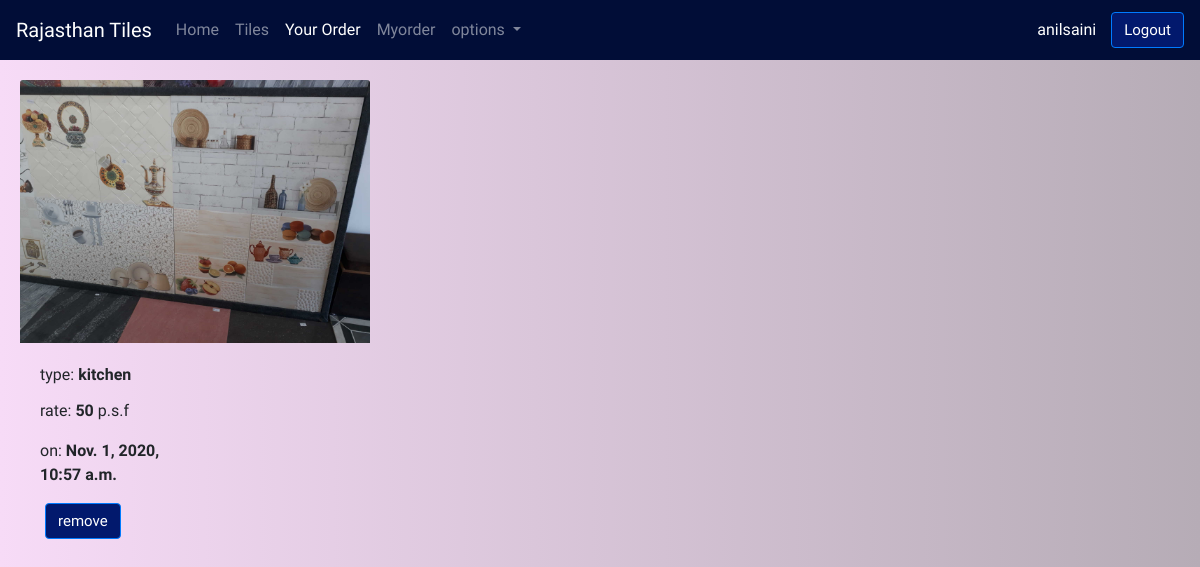
Page /order (signed in) on the committed database.
### Shop/models.py (models this page shows, shortened)
class OrderTiles(models.Model):
    Person = models.ForeignKey(User, on_delete= models.CASCADE, null= True,related_name='ordertiles')
    Person_name = models.CharField(max_length= 50)
    Person_mobile_number = models.CharField(max_length= 10)
    Person_address = models.CharField(max_length= 100)
    Order_Tiles_name = models.CharField(max_length= 50)
    Order_Tiles_size = models.CharField(max_length= 20)
    Order_Tiles_type = models.CharField(max_length= 40)
    Order_Tiles_rate = models.IntegerField(default= 0)
    Order_Tiles_Quantity= models.CharField(max_length= 100)
    Order_image = models.ImageField(upload_to='shop/images')
    Order_Tiles_Time= models.DateTimeField(auto_now_add= True)

### Shop/views.py (the view)
# urls.py: path('order' , views.YourOrder, name= "order"),
def YourOrder(request):
    if not request.user.is_authenticated:
        return redirect('account_login')
    Your_Order= OrderTiles.objects.filter(Person=request.user)
    params ={'photo':Your_Order}
    if request.method == "POST":
        remove= OrderTiles.objects.filter(Person=request.user)
    return render(request, 'order.html', params)

### Shop/templates/order.html (shortened to what this page needs)
{% extends 'base.html' %}
{% load static %}
{% block yourorderactive %} active {% endblock yourorderactive %}
{% block body %}
{% for i in photo %}
<div class="delete_image" style="width: 12em;">
  <img src="/media/{{i.Order_image}}" class="card-img-top" alt="error">
  <div class="card-body">
    <p class="card-title">type: <b>{{i.Order_Tiles_name}}</b></p>
    <p class="card-text">rate:<b> {{i.Order_Tiles_rate}}</b> p.s.f</p>
    <p class="card-text">on:<b> {{i.Order_Tiles_Time}}</b></p>
      <a href="{% url 'userdeleteform' i.id %}" class="btn btn-primary">remove</a>
  </div>
</div>
{% empty %}
<h3 class="no_order"> <b>No order yet</b> </h3>
{% endfor %}
{% endblock %}

### templates/base.html (shortened to what this page needs)
{% load static %}
<!doctype html>
<html lang="en">
<head>
  <link rel="stylesheet" href="https://cdn.jsdelivr.net/npm/bootstrap@4.5.3/dist/css/bootstrap.min.css"
>
  <link rel="stylesheet" href="{% static 'css/style.css' %}">
</head>
<body>
  <nav class="navbar navbar-expand-lg navbar-dark bg-dark">
    <a class="navbar-brand" href="{% url 'home' %}">Rajasthan Tiles </a>
    <div class="collapse navbar-collapse" id="navbarSupportedContent">
      <ul class="navbar-nav mr-auto">
        <li class="nav-item {% block homeactive %}  {% endblock homeactive %}">
          <a class=" abc nav-link" href="{% url 'home' %}">Home <span class="sr-only">(current)</span></a>
        </li>
        <li class="nav-item {% block tilesactive %}  {% endblock tilesactive %}">
          <a class="nav-link" href="{% url 'tiles' %}">Tiles</a>
        </li>
        <li class="nav-item {% block yourorderactive %}  {% endblock yourorderactive %}">
          <a class="nav-link" href="{% url 'order' %}">Your Order</a>
        </li>
        {% if request.user.is_staff %}
        <li class="nav-item {% block myorder %}  {% endblock myorder %}">
          <a class="nav-link" href="{% url 'myorder' %}">Myorder</a>
        </li>
        {% endif %}
        <li class="nav-item dropdown {% block aorderactive %} {% endblock aorderactive %}">
          <a class="nav-link dropdown-toggle" href="#" id="navbarDropdown" role="button" data-toggle="dropdown"
            aria-haspopup="true" aria-expanded="false">
            options
          </a>
        </li>
      </ul>
      {% if user.is_authenticated %}
      <span class="user_name">{{request.user}}</span>
      <a class="btn btn-primary" href="{% url 'account_logout' %}">Logout</a>
      {% else %}
      <a class="btn btn-light" href="{% url 'account_login' %}">Login</a>
      <a class="btn btn-light" href="{% url 'account_signup' %}">Sign Up</a>
      {% endif %}
    </div>
  </nav>
  {% block body %} {% endblock %}
</body>
</html>

### Shop/static/css/style.css (style rules this page uses)
body { background-image: linear-gradient(to right, #f7dbf7, #b6acb6); margin: 0px; }
* { font-family: 'Bangers', cursive; font-family: 'Cousine', monospace; font-family: 'Sarabun', sans-serif; font-family: 'Underdog', cursive; }
.bg-dark { background-color: #010d37 !important; top: 0; width: 100%; }
.user_name { color: white; margin: 10px; }
.card-img-top { width: 350px; height: auto; }
.btn { color: white; background-color: #02196d; font-size: 15px; margin-left: 5px; }
.delete_image { width: 200px; margin: 20px; }

### rows in the picture
OrderTiles: Order_image (picture), Order_Tiles_name "kitchen", Order_Tiles_rate "50", Order_Tiles_Time "Nov. 1, 2020, 10:57 a.m."

### other values in the picture
{{ request.user }} "anilsaini"
